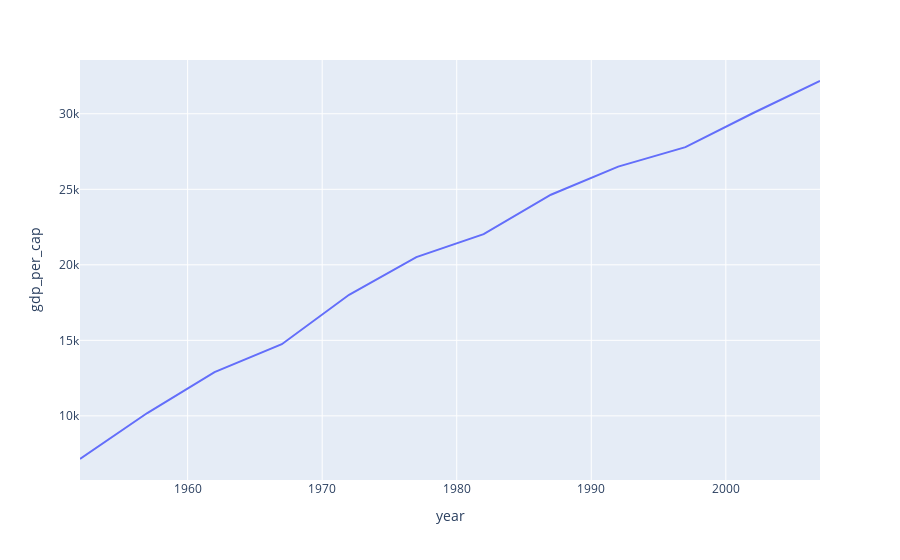

Notebook code for this chart:
### Code cell
fig = px.line(germany, x='year', y='gdp_per_cap')
fig.show()

### Figure 1 — Plotly figure (JSON) as saved in the notebook; plotly's stock layout.template omitted (floating-point values rounded to 4 significant figures)
{"data": [{"hovertemplate": "year=%{x}<br>gdp_per_cap=%{y}<extra></extra>", "legendgroup": "", "line": {"color": "#636efa", "dash": "solid"}, "marker": {"symbol": "circle"}, "mode": "lines", "name": "", "orientation": "v", "showlegend": false, "type": "scatter", "x": [1952, 1957, 1962, 1967, 1972, 1977, 1982, 1987, 1992, 1997, 2002, 2007], "xaxis": "x", "y": [7144.0, 10190.0, 12900.0, 14750.0, 18020.0, 20510.0, 22030.0, 24640.0, 26510.0, 27790.0, 30040.0, 32170.0], "yaxis": "y"}], "layout": {"legend": {"tracegroupgap": 0}, "margin": {"t": 60}, "xaxis": {"anchor": "y", "domain": [0, 1], "title": {"text": "year"}}, "yaxis": {"anchor": "x", "domain": [0, 1], "title": {"text": "gdp_per_cap"}}}}
